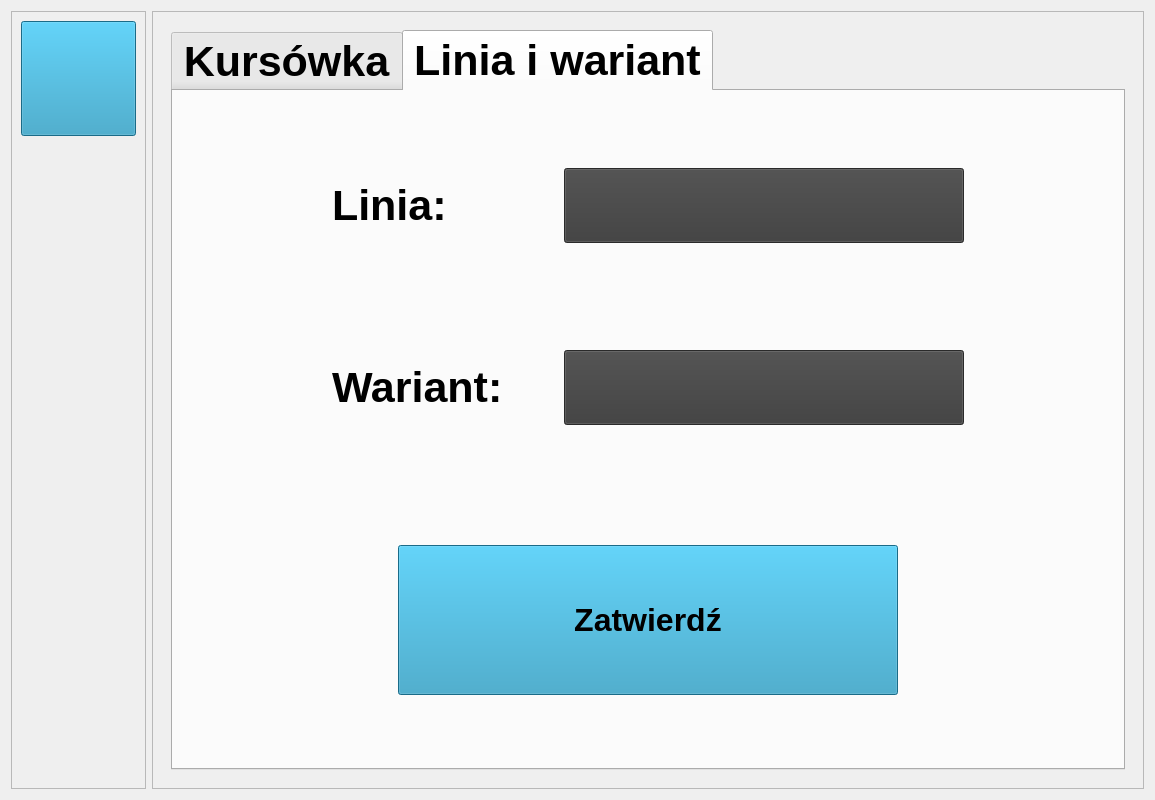
<?xml version="1.0" encoding="UTF-8"?>
<ui version="4.0">
 <class>Form</class>
 <widget class="QWidget" name="Form">
  <property name="geometry">
   <rect>
    <x>0</x>
    <y>0</y>
    <width>1155</width>
    <height>800</height>
   </rect>
  </property>
  <property name="windowTitle">
   <string>Form</string>
  </property>
  <layout class="QHBoxLayout" name="horizontalLayout_12">
   <item>
    <widget class="QFrame" name="frLeftBar">
     <property name="sizePolicy">
      <sizepolicy hsizetype="Preferred" vsizetype="Expanding">
       <horstretch>0</horstretch>
       <verstretch>0</verstretch>
      </sizepolicy>
     </property>
     <property name="minimumSize">
      <size>
       <width>0</width>
       <height>0</height>
      </size>
     </property>
     <property name="frameShape">
      <enum>QFrame::Shape::StyledPanel</enum>
     </property>
     <property name="frameShadow">
      <enum>QFrame::Shadow::Raised</enum>
     </property>
     <layout class="QGridLayout" name="gridLayout">
      <item row="0" column="0">
       <widget class="QPushButton" name="btClose">
        <property name="sizePolicy">
         <sizepolicy hsizetype="Fixed" vsizetype="Fixed">
          <horstretch>0</horstretch>
          <verstretch>0</verstretch>
         </sizepolicy>
        </property>
        <property name="minimumSize">
         <size>
          <width>115</width>
          <height>115</height>
         </size>
        </property>
        <property name="maximumSize">
         <size>
          <width>16777215</width>
          <height>16777215</height>
         </size>
        </property>
        <property name="font">
         <font>
          <pointsize>24</pointsize>
          <bold>true</bold>
         </font>
        </property>
        <property name="styleSheet">
         <string notr="true">background-color: rgb(37, 150, 190);</string>
        </property>
        <property name="text">
         <string/>
        </property>
        <property name="icon">
         <iconset>
          <normaloff>img/close.svg</normaloff>img/close.svg</iconset>
        </property>
        <property name="iconSize">
         <size>
          <width>64</width>
          <height>64</height>
         </size>
        </property>
       </widget>
      </item>
      <item row="1" column="0">
       <spacer name="verticalSpacer">
        <property name="orientation">
         <enum>Qt::Orientation::Vertical</enum>
        </property>
        <property name="sizeHint" stdset="0">
         <size>
          <width>20</width>
          <height>40</height>
         </size>
        </property>
       </spacer>
      </item>
     </layout>
    </widget>
   </item>
   <item>
    <widget class="QFrame" name="frMain">
     <property name="sizePolicy">
      <sizepolicy hsizetype="Expanding" vsizetype="Expanding">
       <horstretch>1</horstretch>
       <verstretch>0</verstretch>
      </sizepolicy>
     </property>
     <property name="frameShape">
      <enum>QFrame::Shape::StyledPanel</enum>
     </property>
     <property name="frameShadow">
      <enum>QFrame::Shadow::Raised</enum>
     </property>
     <layout class="QVBoxLayout" name="verticalLayout">
      <item>
       <widget class="QFrame" name="frTabs">
        <property name="sizePolicy">
         <sizepolicy hsizetype="Preferred" vsizetype="Preferred">
          <horstretch>0</horstretch>
          <verstretch>0</verstretch>
         </sizepolicy>
        </property>
        <property name="minimumSize">
         <size>
          <width>0</width>
          <height>50</height>
         </size>
        </property>
        <property name="frameShape">
         <enum>QFrame::Shape::NoFrame</enum>
        </property>
        <property name="frameShadow">
         <enum>QFrame::Shadow::Raised</enum>
        </property>
        <layout class="QHBoxLayout" name="horizontalLayout_11">
         <item>
          <widget class="QTabWidget" name="tabWidget">
           <property name="font">
            <font>
             <pointsize>32</pointsize>
             <bold>true</bold>
            </font>
           </property>
           <property name="currentIndex">
            <number>1</number>
           </property>
           <widget class="QWidget" name="taKursowka">
            <attribute name="title">
             <string>Kursówka</string>
            </attribute>
            <layout class="QHBoxLayout" name="horizontalLayout_13">
             <item>
              <widget class="QFrame" name="frKursowka">
               <property name="frameShape">
                <enum>QFrame::Shape::NoFrame</enum>
               </property>
               <property name="frameShadow">
                <enum>QFrame::Shadow::Raised</enum>
               </property>
               <layout class="QVBoxLayout" name="verticalLayout_2">
                <item>
                 <widget class="QFrame" name="frKursowka1">
                  <property name="sizePolicy">
                   <sizepolicy hsizetype="Preferred" vsizetype="Fixed">
                    <horstretch>0</horstretch>
                    <verstretch>0</verstretch>
                   </sizepolicy>
                  </property>
                  <property name="minimumSize">
                   <size>
                    <width>0</width>
                    <height>375</height>
                   </size>
                  </property>
                  <property name="frameShape">
                   <enum>QFrame::Shape::NoFrame</enum>
                  </property>
                  <property name="frameShadow">
                   <enum>QFrame::Shadow::Raised</enum>
                  </property>
                  <layout class="QVBoxLayout" name="verticalLayout_5">
                   <item>
                    <widget class="QFrame" name="frKursowkaLinia1">
                     <property name="frameShape">
                      <enum>QFrame::Shape::NoFrame</enum>
                     </property>
                     <property name="frameShadow">
                      <enum>QFrame::Shadow::Raised</enum>
                     </property>
                     <layout class="QHBoxLayout" name="horizontalLayout_8">
                      <item>
                       <widget class="QFrame" name="frKursowkaLinia2">
                        <property name="sizePolicy">
                         <sizepolicy hsizetype="Fixed" vsizetype="Preferred">
                          <horstretch>0</horstretch>
                          <verstretch>0</verstretch>
                         </sizepolicy>
                        </property>
                        <property name="minimumSize">
                         <size>
                          <width>650</width>
                          <height>0</height>
                         </size>
                        </property>
                        <property name="frameShape">
                         <enum>QFrame::Shape::NoFrame</enum>
                        </property>
                        <property name="frameShadow">
                         <enum>QFrame::Shadow::Raised</enum>
                        </property>
                        <layout class="QHBoxLayout" name="horizontalLayout" stretch="0,0">
                         <property name="spacing">
                          <number>0</number>
                         </property>
                         <property name="sizeConstraint">
                          <enum>QLayout::SizeConstraint::SetDefaultConstraint</enum>
                         </property>
                         <property name="leftMargin">
                          <number>9</number>
                         </property>
                         <item>
                          <widget class="QLabel" name="lbKursowkaLiniaName">
                           <property name="sizePolicy">
                            <sizepolicy hsizetype="Expanding" vsizetype="Fixed">
                             <horstretch>0</horstretch>
                             <verstretch>0</verstretch>
                            </sizepolicy>
                           </property>
                           <property name="minimumSize">
                            <size>
                             <width>0</width>
                             <height>0</height>
                            </size>
                           </property>
                           <property name="font">
                            <font>
                             <pointsize>32</pointsize>
                             <bold>true</bold>
                            </font>
                           </property>
                           <property name="text">
                            <string>Linia:</string>
                           </property>
                           <property name="alignment">
                            <set>Qt::AlignmentFlag::AlignLeading|Qt::AlignmentFlag::AlignLeft|Qt::AlignmentFlag::AlignVCenter</set>
                           </property>
                          </widget>
                         </item>
                         <item>
                          <widget class="QPushButton" name="btKursowkaLiniaInput">
                           <property name="sizePolicy">
                            <sizepolicy hsizetype="Fixed" vsizetype="Fixed">
                             <horstretch>0</horstretch>
                             <verstretch>0</verstretch>
                            </sizepolicy>
                           </property>
                           <property name="minimumSize">
                            <size>
                             <width>400</width>
                             <height>75</height>
                            </size>
                           </property>
                           <property name="font">
                            <font>
                             <pointsize>32</pointsize>
                             <bold>true</bold>
                            </font>
                           </property>
                           <property name="styleSheet">
                            <string notr="true">background-color: rgb(59, 59, 59);
border-color: rgb(141, 143, 140);background-color: rgb(59, 59, 59);
border-color: rgb(141, 143, 140);</string>
                           </property>
                           <property name="text">
                            <string/>
                           </property>
                          </widget>
                         </item>
                        </layout>
                       </widget>
                      </item>
                     </layout>
                    </widget>
                   </item>
                   <item>
                    <widget class="QFrame" name="frBrygada1">
                     <property name="frameShape">
                      <enum>QFrame::Shape::NoFrame</enum>
                     </property>
                     <property name="frameShadow">
                      <enum>QFrame::Shadow::Raised</enum>
                     </property>
                     <layout class="QHBoxLayout" name="horizontalLayout_9">
                      <item>
                       <widget class="QFrame" name="frBrygada2">
                        <property name="sizePolicy">
                         <sizepolicy hsizetype="Fixed" vsizetype="Preferred">
                          <horstretch>0</horstretch>
                          <verstretch>0</verstretch>
                         </sizepolicy>
                        </property>
                        <property name="minimumSize">
                         <size>
                          <width>650</width>
                          <height>0</height>
                         </size>
                        </property>
                        <property name="frameShape">
                         <enum>QFrame::Shape::NoFrame</enum>
                        </property>
                        <property name="frameShadow">
                         <enum>QFrame::Shadow::Raised</enum>
                        </property>
                        <layout class="QHBoxLayout" name="horizontalLayout_4">
                         <item>
                          <widget class="QLabel" name="lbBrygadaName">
                           <property name="sizePolicy">
                            <sizepolicy hsizetype="Expanding" vsizetype="Fixed">
                             <horstretch>0</horstretch>
                             <verstretch>0</verstretch>
                            </sizepolicy>
                           </property>
                           <property name="minimumSize">
                            <size>
                             <width>0</width>
                             <height>0</height>
                            </size>
                           </property>
                           <property name="font">
                            <font>
                             <pointsize>32</pointsize>
                             <bold>true</bold>
                            </font>
                           </property>
                           <property name="text">
                            <string>Brygada:</string>
                           </property>
                           <property name="alignment">
                            <set>Qt::AlignmentFlag::AlignLeading|Qt::AlignmentFlag::AlignLeft|Qt::AlignmentFlag::AlignVCenter</set>
                           </property>
                          </widget>
                         </item>
                         <item>
                          <widget class="QPushButton" name="btBrygadaInput">
                           <property name="sizePolicy">
                            <sizepolicy hsizetype="Fixed" vsizetype="Fixed">
                             <horstretch>0</horstretch>
                             <verstretch>0</verstretch>
                            </sizepolicy>
                           </property>
                           <property name="minimumSize">
                            <size>
                             <width>400</width>
                             <height>75</height>
                            </size>
                           </property>
                           <property name="font">
                            <font>
                             <pointsize>32</pointsize>
                             <bold>true</bold>
                            </font>
                           </property>
                           <property name="styleSheet">
                            <string notr="true">background-color: rgb(59, 59, 59);
border-color: rgb(141, 143, 140);</string>
                           </property>
                           <property name="text">
                            <string/>
                           </property>
                          </widget>
                         </item>
                        </layout>
                       </widget>
                      </item>
                     </layout>
                    </widget>
                   </item>
                   <item>
                    <widget class="QFrame" name="frTypDnia1">
                     <property name="frameShape">
                      <enum>QFrame::Shape::NoFrame</enum>
                     </property>
                     <property name="frameShadow">
                      <enum>QFrame::Shadow::Raised</enum>
                     </property>
                     <layout class="QHBoxLayout" name="horizontalLayout_10">
                      <item>
                       <widget class="QFrame" name="frTypDnia2">
                        <property name="sizePolicy">
                         <sizepolicy hsizetype="Fixed" vsizetype="Preferred">
                          <horstretch>0</horstretch>
                          <verstretch>0</verstretch>
                         </sizepolicy>
                        </property>
                        <property name="minimumSize">
                         <size>
                          <width>650</width>
                          <height>0</height>
                         </size>
                        </property>
                        <property name="frameShape">
                         <enum>QFrame::Shape::NoFrame</enum>
                        </property>
                        <property name="frameShadow">
                         <enum>QFrame::Shadow::Raised</enum>
                        </property>
                        <layout class="QHBoxLayout" name="horizontalLayout_6">
                         <item>
                          <widget class="QLabel" name="lbTypDniaName">
                           <property name="sizePolicy">
                            <sizepolicy hsizetype="Expanding" vsizetype="Fixed">
                             <horstretch>0</horstretch>
                             <verstretch>0</verstretch>
                            </sizepolicy>
                           </property>
                           <property name="minimumSize">
                            <size>
                             <width>0</width>
                             <height>0</height>
                            </size>
                           </property>
                           <property name="font">
                            <font>
                             <pointsize>32</pointsize>
                             <bold>true</bold>
                            </font>
                           </property>
                           <property name="text">
                            <string>Typ dnia:</string>
                           </property>
                           <property name="alignment">
                            <set>Qt::AlignmentFlag::AlignLeading|Qt::AlignmentFlag::AlignLeft|Qt::AlignmentFlag::AlignVCenter</set>
                           </property>
                          </widget>
                         </item>
                         <item>
                          <widget class="QPushButton" name="btTypDniaInput">
                           <property name="sizePolicy">
                            <sizepolicy hsizetype="Fixed" vsizetype="Fixed">
                             <horstretch>0</horstretch>
                             <verstretch>0</verstretch>
                            </sizepolicy>
                           </property>
                           <property name="minimumSize">
                            <size>
                             <width>400</width>
                             <height>75</height>
                            </size>
                           </property>
                           <property name="font">
                            <font>
                             <pointsize>32</pointsize>
                             <bold>true</bold>
                            </font>
                           </property>
                           <property name="styleSheet">
                            <string notr="true">background-color: rgb(59, 59, 59);
border-color: rgb(141, 143, 140);</string>
                           </property>
                           <property name="text">
                            <string/>
                           </property>
                          </widget>
                         </item>
                        </layout>
                       </widget>
                      </item>
                     </layout>
                    </widget>
                   </item>
                  </layout>
                 </widget>
                </item>
                <item>
                 <widget class="QFrame" name="frKursowkaAcceptButton">
                  <property name="sizePolicy">
                   <sizepolicy hsizetype="Preferred" vsizetype="Preferred">
                    <horstretch>0</horstretch>
                    <verstretch>0</verstretch>
                   </sizepolicy>
                  </property>
                  <property name="minimumSize">
                   <size>
                    <width>0</width>
                    <height>0</height>
                   </size>
                  </property>
                  <property name="frameShape">
                   <enum>QFrame::Shape::NoFrame</enum>
                  </property>
                  <property name="frameShadow">
                   <enum>QFrame::Shadow::Raised</enum>
                  </property>
                  <layout class="QHBoxLayout" name="horizontalLayout_7">
                   <item>
                    <widget class="QPushButton" name="btKursowkaAccept">
                     <property name="sizePolicy">
                      <sizepolicy hsizetype="Fixed" vsizetype="Fixed">
                       <horstretch>0</horstretch>
                       <verstretch>0</verstretch>
                      </sizepolicy>
                     </property>
                     <property name="minimumSize">
                      <size>
                       <width>500</width>
                       <height>150</height>
                      </size>
                     </property>
                     <property name="maximumSize">
                      <size>
                       <width>16777215</width>
                       <height>16777215</height>
                      </size>
                     </property>
                     <property name="font">
                      <font>
                       <pointsize>24</pointsize>
                       <bold>true</bold>
                      </font>
                     </property>
                     <property name="styleSheet">
                      <string notr="true">background-color: rgb(37, 150, 190);</string>
                     </property>
                     <property name="text">
                      <string>Zatwierdź</string>
                     </property>
                     <property name="iconSize">
                      <size>
                       <width>64</width>
                       <height>64</height>
                      </size>
                     </property>
                    </widget>
                   </item>
                  </layout>
                 </widget>
                </item>
               </layout>
              </widget>
             </item>
            </layout>
           </widget>
           <widget class="QWidget" name="taLiniaWariant">
            <attribute name="title">
             <string>Linia i wariant</string>
            </attribute>
            <layout class="QVBoxLayout" name="verticalLayout_3">
             <item>
              <widget class="QFrame" name="frLiniaWariant">
               <property name="frameShape">
                <enum>QFrame::Shape::NoFrame</enum>
               </property>
               <property name="frameShadow">
                <enum>QFrame::Shadow::Raised</enum>
               </property>
               <layout class="QVBoxLayout" name="verticalLayout_4">
                <item>
                 <widget class="QFrame" name="frLiniaWariant1">
                  <property name="sizePolicy">
                   <sizepolicy hsizetype="Preferred" vsizetype="Fixed">
                    <horstretch>0</horstretch>
                    <verstretch>0</verstretch>
                   </sizepolicy>
                  </property>
                  <property name="minimumSize">
                   <size>
                    <width>0</width>
                    <height>375</height>
                   </size>
                  </property>
                  <property name="frameShape">
                   <enum>QFrame::Shape::NoFrame</enum>
                  </property>
                  <property name="frameShadow">
                   <enum>QFrame::Shadow::Raised</enum>
                  </property>
                  <layout class="QVBoxLayout" name="verticalLayout_6">
                   <item>
                    <widget class="QFrame" name="frLWLinia1">
                     <property name="frameShape">
                      <enum>QFrame::Shape::NoFrame</enum>
                     </property>
                     <property name="frameShadow">
                      <enum>QFrame::Shadow::Raised</enum>
                     </property>
                     <layout class="QHBoxLayout" name="horizontalLayout_15">
                      <item>
                       <widget class="QFrame" name="frLWLinia2">
                        <property name="sizePolicy">
                         <sizepolicy hsizetype="Fixed" vsizetype="Preferred">
                          <horstretch>0</horstretch>
                          <verstretch>0</verstretch>
                         </sizepolicy>
                        </property>
                        <property name="minimumSize">
                         <size>
                          <width>650</width>
                          <height>0</height>
                         </size>
                        </property>
                        <property name="frameShape">
                         <enum>QFrame::Shape::NoFrame</enum>
                        </property>
                        <property name="frameShadow">
                         <enum>QFrame::Shadow::Raised</enum>
                        </property>
                        <layout class="QHBoxLayout" name="horizontalLayout_16" stretch="0,0">
                         <property name="spacing">
                          <number>0</number>
                         </property>
                         <property name="sizeConstraint">
                          <enum>QLayout::SizeConstraint::SetDefaultConstraint</enum>
                         </property>
                         <property name="leftMargin">
                          <number>9</number>
                         </property>
                         <item>
                          <widget class="QLabel" name="lbLWLiniaName">
                           <property name="sizePolicy">
                            <sizepolicy hsizetype="Expanding" vsizetype="Fixed">
                             <horstretch>0</horstretch>
                             <verstretch>0</verstretch>
                            </sizepolicy>
                           </property>
                           <property name="minimumSize">
                            <size>
                             <width>0</width>
                             <height>0</height>
                            </size>
                           </property>
                           <property name="font">
                            <font>
                             <pointsize>32</pointsize>
                             <bold>true</bold>
                            </font>
                           </property>
                           <property name="text">
                            <string>Linia:</string>
                           </property>
                           <property name="alignment">
                            <set>Qt::AlignmentFlag::AlignLeading|Qt::AlignmentFlag::AlignLeft|Qt::AlignmentFlag::AlignVCenter</set>
                           </property>
                          </widget>
                         </item>
                         <item>
                          <widget class="QPushButton" name="btLWLiniaInput">
                           <property name="sizePolicy">
                            <sizepolicy hsizetype="Fixed" vsizetype="Fixed">
                             <horstretch>0</horstretch>
                             <verstretch>0</verstretch>
                            </sizepolicy>
                           </property>
                           <property name="minimumSize">
                            <size>
                             <width>400</width>
                             <height>75</height>
                            </size>
                           </property>
                           <property name="font">
                            <font>
                             <pointsize>32</pointsize>
                             <bold>true</bold>
                            </font>
                           </property>
                           <property name="styleSheet">
                            <string notr="true">background-color: rgb(59, 59, 59);
border-color: rgb(141, 143, 140);</string>
                           </property>
                           <property name="text">
                            <string/>
                           </property>
                          </widget>
                         </item>
                        </layout>
                       </widget>
                      </item>
                     </layout>
                    </widget>
                   </item>
                   <item>
                    <widget class="QFrame" name="frWariant1">
                     <property name="frameShape">
                      <enum>QFrame::Shape::NoFrame</enum>
                     </property>
                     <property name="frameShadow">
                      <enum>QFrame::Shadow::Raised</enum>
                     </property>
                     <layout class="QHBoxLayout" name="horizontalLayout_18">
                      <item>
                       <widget class="QFrame" name="frWariant2">
                        <property name="sizePolicy">
                         <sizepolicy hsizetype="Fixed" vsizetype="Preferred">
                          <horstretch>0</horstretch>
                          <verstretch>0</verstretch>
                         </sizepolicy>
                        </property>
                        <property name="minimumSize">
                         <size>
                          <width>650</width>
                          <height>0</height>
                         </size>
                        </property>
                        <property name="frameShape">
                         <enum>QFrame::Shape::NoFrame</enum>
                        </property>
                        <property name="frameShadow">
                         <enum>QFrame::Shadow::Raised</enum>
                        </property>
                        <layout class="QHBoxLayout" name="horizontalLayout_19">
                         <item>
                          <widget class="QLabel" name="lbWariantName">
                           <property name="sizePolicy">
                            <sizepolicy hsizetype="Expanding" vsizetype="Fixed">
                             <horstretch>0</horstretch>
                             <verstretch>0</verstretch>
                            </sizepolicy>
                           </property>
                           <property name="minimumSize">
                            <size>
                             <width>0</width>
                             <height>0</height>
                            </size>
                           </property>
                           <property name="font">
                            <font>
                             <pointsize>32</pointsize>
                             <bold>true</bold>
                            </font>
                           </property>
                           <property name="text">
                            <string>Wariant:</string>
                           </property>
                           <property name="alignment">
                            <set>Qt::AlignmentFlag::AlignLeading|Qt::AlignmentFlag::AlignLeft|Qt::AlignmentFlag::AlignVCenter</set>
                           </property>
                          </widget>
                         </item>
                         <item>
                          <widget class="QPushButton" name="btWariantInput">
                           <property name="sizePolicy">
                            <sizepolicy hsizetype="Fixed" vsizetype="Fixed">
                             <horstretch>0</horstretch>
                             <verstretch>0</verstretch>
                            </sizepolicy>
                           </property>
                           <property name="minimumSize">
                            <size>
                             <width>400</width>
                             <height>75</height>
                            </size>
                           </property>
                           <property name="font">
                            <font>
                             <pointsize>32</pointsize>
                             <bold>true</bold>
                            </font>
                           </property>
                           <property name="styleSheet">
                            <string notr="true">background-color: rgb(59, 59, 59);
border-color: rgb(141, 143, 140);background-color: rgb(59, 59, 59);
border-color: rgb(141, 143, 140);</string>
                           </property>
                           <property name="text">
                            <string/>
                           </property>
                          </widget>
                         </item>
                        </layout>
                       </widget>
                      </item>
                     </layout>
                    </widget>
                   </item>
                  </layout>
                 </widget>
                </item>
                <item>
                 <widget class="QFrame" name="frLiniaWariantAcceptButton">
                  <property name="frameShape">
                   <enum>QFrame::Shape::NoFrame</enum>
                  </property>
                  <property name="frameShadow">
                   <enum>QFrame::Shadow::Raised</enum>
                  </property>
                  <layout class="QHBoxLayout" name="horizontalLayout_14">
                   <item>
                    <widget class="QPushButton" name="btLiniaWariantAccept">
                     <property name="sizePolicy">
                      <sizepolicy hsizetype="Fixed" vsizetype="Fixed">
                       <horstretch>0</horstretch>
                       <verstretch>0</verstretch>
                      </sizepolicy>
                     </property>
                     <property name="minimumSize">
                      <size>
                       <width>500</width>
                       <height>150</height>
                      </size>
                     </property>
                     <property name="maximumSize">
                      <size>
                       <width>16777215</width>
                       <height>16777215</height>
                      </size>
                     </property>
                     <property name="font">
                      <font>
                       <pointsize>24</pointsize>
                       <bold>true</bold>
                      </font>
                     </property>
                     <property name="styleSheet">
                      <string notr="true">background-color: rgb(37, 150, 190);</string>
                     </property>
                     <property name="text">
                      <string>Zatwierdź</string>
                     </property>
                     <property name="iconSize">
                      <size>
                       <width>64</width>
                       <height>64</height>
                      </size>
                     </property>
                    </widget>
                   </item>
                  </layout>
                 </widget>
                </item>
               </layout>
              </widget>
             </item>
            </layout>
           </widget>
          </widget>
         </item>
        </layout>
       </widget>
      </item>
     </layout>
    </widget>
   </item>
  </layout>
 </widget>
 <resources/>
 <connections/>
</ui>
